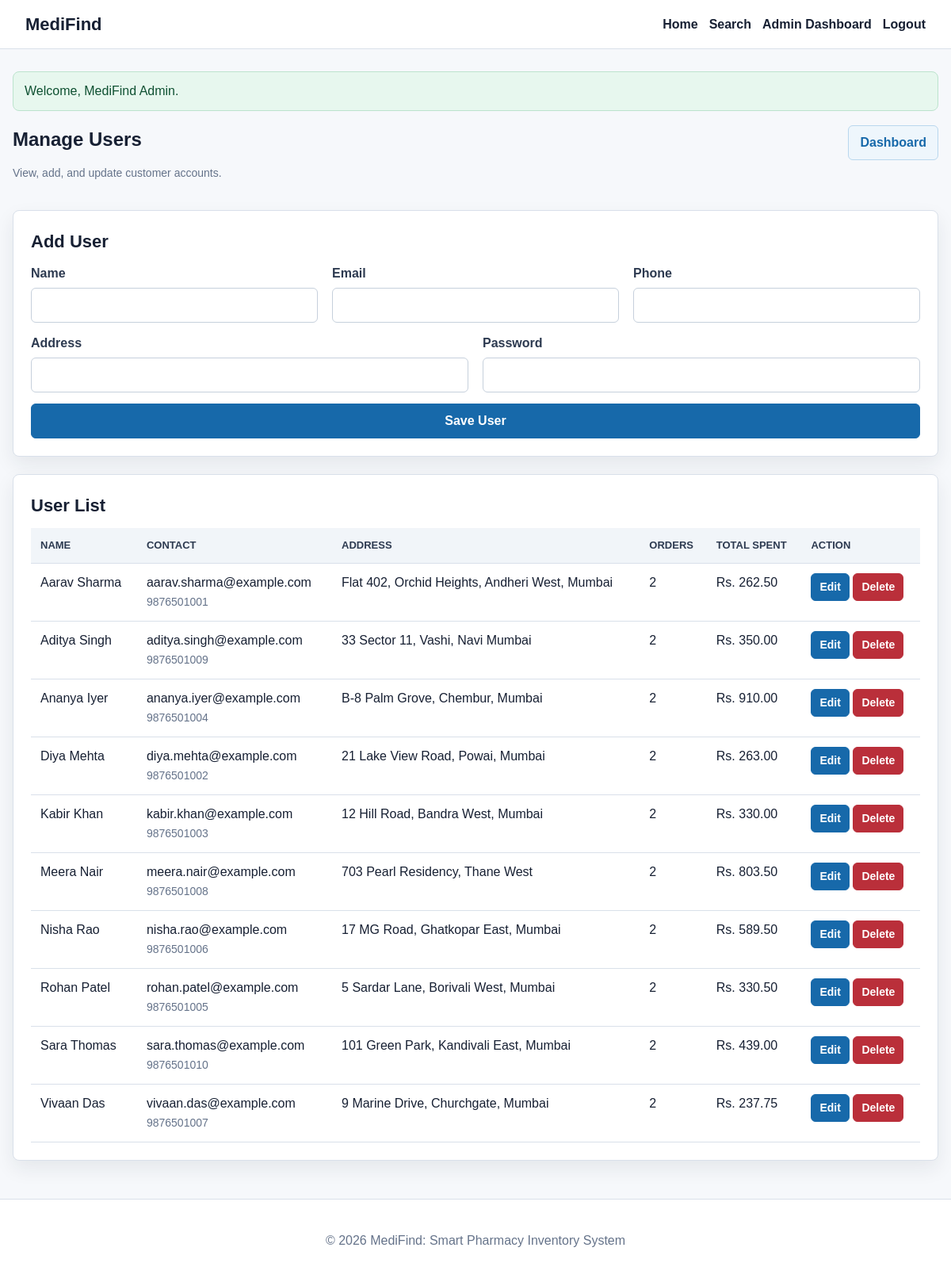
Page /admin/manage_users.php (signed in) on the committed database.
### tables this page shows
CREATE TABLE users (
    id INT AUTO_INCREMENT PRIMARY KEY,
    name VARCHAR(100) NOT NULL,
    email VARCHAR(150) NOT NULL UNIQUE,
    phone VARCHAR(20) NOT NULL,
    address VARCHAR(255) NOT NULL,
    password VARCHAR(255) NOT NULL,
    created_at TIMESTAMP DEFAULT CURRENT_TIMESTAMP
);

### includes/functions.php (called while the page is built, shortened)
<?php
function app_url(string $path = ''): string
{
    $path = ltrim($path, '/');
    return rtrim(APP_BASE, '/') . ($path === '' ? '/' : '/' . $path);
}
function e(?string $value): string
{
    return htmlspecialchars((string) $value, ENT_QUOTES, 'UTF-8');
}

### admin/manage_users.php (the view, shortened to what this page needs)
<?php
require_once __DIR__ . '/../includes/auth.php';
$editing = null;
$users = $conn->query(
    'SELECT u.*,
            COUNT(o.id) AS order_count,
            COALESCE(SUM(o.total_amount), 0) AS order_total
     FROM users u
     LEFT JOIN orders o ON o.user_id = u.id
     GROUP BY u.id
     ORDER BY u.name'
)->fetch_all(MYSQLI_ASSOC);
require_once __DIR__ . '/../includes/header.php';
?>
<section class="section-heading">
    <div>
        <h1>Manage Users</h1>
        <p class="muted">View, add, and update customer accounts.</p>
    </div>
    <a class="button secondary" href="<?= e(app_url('admin/dashboard.php')); ?>">Dashboard</a>
</section>
<section class="card">
    <h2><?= $editing ? 'Edit User' : 'Add User'; ?></h2>
    <form method="post" class="form-card">
        <div class="grid three">
            <div>
                <label for="name">Name</label>
                <input type="text" id="name" name="name" value="<?= e($editing['name'] ?? ''); ?>" required>
            </div>
            <div>
                <label for="email">Email</label>
                <input type="email" id="email" name="email" value="<?= e($editing['email'] ?? ''); ?>" required>
            </div>
            <div>
                <label for="phone">Phone</label>
                <input type="text" id="phone" name="phone" value="<?= e($editing['phone'] ?? ''); ?>" required>
            </div>
        </div>
        <div class="grid two">
            <div>
                <label for="address">Address</label>
                <input type="text" id="address" name="address" value="<?= e($editing['address'] ?? ''); ?>" required>
            </div>
            <div>
                <label for="password">Password <?= $editing ? '(leave blank to keep)' : ''; ?></label>
                <input type="password" id="password" name="password" <?= $editing ? '' : 'required'; ?>>
            </div>
        </div>
        <button type="submit">Save User</button>
    </form>
</section>
<section class="card">
    <h2>User List</h2>
    <div class="table-wrap">
        <table>
            <thead>
                <tr>
                    <th>Name</th>
                    <th>Contact</th>
                    <th>Address</th>
                    <th>Orders</th>
                    <th>Total Spent</th>
                    <th>Action</th>
                </tr>
            </thead>
            <tbody>
                <?php foreach ($users as $user): ?>
                    <tr>
                        <td><?= e($user['name']); ?></td>
                        <td><?= e($user['email']); ?><br><span class="muted"><?= e($user['phone']); ?></span></td>
                        <td><?= e($user['address']); ?></td>
                        <td><?= (int) $user['order_count']; ?></td>
                        <td>Rs. <?= number_format((float) $user['order_total'], 2); ?></td>
                        <td>
                            <a class="button small" href="<?= e(app_url('admin/manage_users.php?edit=' . (int) $user['id'])); ?>">Edit</a>
                            <form method="post" class="inline-form" data-confirm="Delete this user? Related orders may block deletion.">
                                <button type="submit" class="danger-button">Delete</button>
                            </form>
                        </td>
                    </tr>
                <?php endforeach; ?>
            </tbody>
        </table>
    </div>
</section>
<?php require_once __DIR__ . '/../includes/footer.php'; ?>

### css/style.css (style rules this page uses)
:root { --bg: #f6f8fb; --surface: #ffffff; --text: #172033; --muted: #65738a; --line: #d9e0ea; --primary: #1769aa; --primary-dark: #0f4f82; --success: #1f8a5b; --warning: #b26a00; --danger: #ba2f3a; --shadow: 0 10px 24px rgba(23, 32, 51, 0.08); }
* { box-sizing: border-box; }
body { margin: 0; background: var(--bg); color: var(--text); font-family: Arial, Helvetica, sans-serif; line-height: 1.5; }
a { color: var(--primary); text-decoration: none; }
.card, .search-panel, .stat-card { background: var(--surface); border: 1px solid var(--line); border-radius: 8px; box-shadow: var(--shadow); }
.card, .search-panel { padding: 22px; }
.card + .card, .grid + .card, .card + .grid, .stats-grid + .card, .admin-links + .card { margin-top: 22px; }
h1, h2 { margin: 0 0 12px; }
h2 { font-size: 22px; }
.muted { color: var(--muted); font-size: 14px; }
.grid { display: grid; gap: 18px; }
.grid.two { grid-template-columns: repeat(2, minmax(0, 1fr)); }
.grid.three { grid-template-columns: repeat(3, minmax(0, 1fr)); }
.section-heading { display: flex; align-items: flex-start; justify-content: space-between; gap: 20px; margin-bottom: 22px; }
.form-card { display: grid; gap: 14px; }
label { display: block; margin-bottom: 6px; color: #2d3a50; font-weight: 700; }
input, select, textarea { width: 100%; min-height: 42px; padding: 9px 11px; color: var(--text); background: #fff; border: 1px solid #c6d0dc; border-radius: 6px; font: inherit; }
button, .button { display: inline-flex; align-items: center; justify-content: center; min-height: 40px; padding: 9px 14px; color: #fff; background: var(--primary); border: 1px solid var(--primary); border-radius: 6px; cursor: pointer; font: inherit; font-weight: 700; text-decoration: none; }
.button.secondary { color: var(--primary); background: #eef6fc; border-color: #b9d7ee; }
.button.small, .inline-form button, .danger-button { min-height: 34px; padding: 6px 10px; font-size: 14px; }
.danger-button { color: #fff; background: var(--danger); border-color: var(--danger); }
.table-wrap { width: 100%; overflow-x: auto; }
table { width: 100%; border-collapse: collapse; min-width: 760px; }
th, td { padding: 12px; text-align: left; vertical-align: top; border-bottom: 1px solid var(--line); }
th { color: #2d3a50; background: #f1f5f9; font-size: 13px; text-transform: uppercase; }
.inline-form { display: inline-flex; flex-wrap: wrap; align-items: center; gap: 8px; }

### rows in the picture
users: name "Aarav Sharma", email "aarav.sharma@example.com", phone "9876501001", address "Flat 402, Orchid Heights, Andheri West, Mumbai", order_count "2", order_total "262.50"
users: name "Aditya Singh", email "aditya.singh@example.com", phone "9876501009", address "33 Sector 11, Vashi, Navi Mumbai", order_count "2", order_total "350.00"
users: name "Ananya Iyer", email "ananya.iyer@example.com", phone "9876501004", address "B-8 Palm Grove, Chembur, Mumbai", order_count "2", order_total "910.00"
users: name "Diya Mehta", email "diya.mehta@example.com", phone "9876501002", address "21 Lake View Road, Powai, Mumbai", order_count "2", order_total "263.00"
users: name "Kabir Khan", email "kabir.khan@example.com", phone "9876501003", address "12 Hill Road, Bandra West, Mumbai", order_count "2", order_total "330.00"
users: name "Meera Nair", email "meera.nair@example.com", phone "9876501008", address "703 Pearl Residency, Thane West", order_count "2", order_total "803.50"
users: name "Nisha Rao", email "nisha.rao@example.com", phone "9876501006", address "17 MG Road, Ghatkopar East, Mumbai", order_count "2", order_total "589.50"
users: name "Rohan Patel", email "rohan.patel@example.com", phone "9876501005", address "5 Sardar Lane, Borivali West, Mumbai", order_count "2", order_total "330.50"
users: name "Sara Thomas", email "sara.thomas@example.com", phone "9876501010", address "101 Green Park, Kandivali East, Mumbai", order_count "2", order_total "439.00"
users: name "Vivaan Das", email "vivaan.das@example.com", phone "9876501007", address "9 Marine Drive, Churchgate, Mumbai", order_count "2", order_total "237.75"

### other values in the picture
$flash['message'] "Welcome, MediFind Admin."
